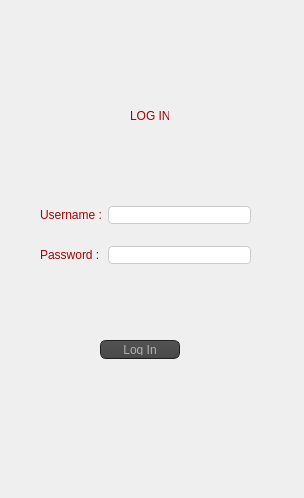
<?xml version="1.0" encoding="UTF-8"?>
<ui version="4.0">
 <class>Login</class>
 <widget class="QDialog" name="Login">
  <property name="geometry">
   <rect>
    <x>0</x>
    <y>0</y>
    <width>304</width>
    <height>498</height>
   </rect>
  </property>
  <property name="windowTitle">
   <string>Dialog</string>
  </property>
  <property name="styleSheet">
   <string notr="true">QTabWidget::pane { /* The tab widget frame */
border-top: 5px solid #535353;
background: #dcdcdc;
}
QTabWidget::tab-bar {
left: 0px; /* move to the right by 5px */
}
/* Style the tab using the tab sub-control. Note that it reads QTabBar _not_ QTabWidget */
QTabBar::tab {
background: #dcdcdc;
border: 2px solid #535353;
border-bottom-color: #535353; /* same as the pane color */
border-top-left-radius: 7px;
border-top-right-radius: 7px;
min-width: 120px;
padding: 8px;
color: #6a1616;
font-size:15px;
font-family:Arial, Helvetica, sans-serif;
}
QTabBar::tab:selected, QTabBar::tab:hover {
background: qlineargradient(x1: 0, y1: 0, x2: 0, y2: 1, stop: 0 #c3a1a1, stop: 0.4 #a57373, stop: 0.5 #874444, stop: 1.0 #6a1616);
}
QTabBar::tab:selected {
border-color: #9B9B9B;
border-bottom-color: #535353; /* same as pane color */
color: #dcdcdc;
font-size:15px;
font-family:Arial, Helvetica, sans-serif;
}
QTabBar::tab:!selected {
margin-top: 2px; /* make non-selected tabs look smaller */
}
QLineEdit {
  border: 1px solid #ccc;
  border-radius: 4px;
}
QGroupBox {
    border: 1px solid gray;
    border-radius: 9px;
    margin-top: 0.5em;
}

QGroupBox::title {
    subcontrol-origin: margin;
    left: 10px;
    padding: 0 3px 0 3px;
}

QComboBox
{
	background : #b1b1b1;
	background-color: QLinearGradient( x1: 0, y1: 0, x2: 0, y2: 1, stop: 0 #565656, stop: 0.1 #525252, stop: 0.5 #4e4e4e, stop: 0.9 #4a4a4a, stop: 1 #464646);
    border-style: solid;
    border: 1px solid #1e1e1e;
    border-radius: 5;
    selection-color : #ffffff;
}

QComboBox:hover,QPushButton:hover
{
    border: 2px solid QLinearGradient( x1: 0, y1: 0, x2: 0, y2: 1, stop: 0 #ffa02f, stop: 1 #d7801a);
}


QComboBox:on
{
    padding-top: 3px;
    padding-left: 4px;
    background-color: QLinearGradient( x1: 0, y1: 0, x2: 0, y2: 1, stop: 0 #2d2d2d, stop: 0.1 #2b2b2b, stop: 0.5 #292929, stop: 0.9 #282828, stop: 1 #252525);
    selection-background-color: #ffaa00;
}

QComboBox QAbstractItemView
{
    border: 2px solid darkgray;
    selection-background-color: QLinearGradient( x1: 0, y1: 0, x2: 0, y2: 1, stop: 0 #ffa02f, stop: 1 #d7801a);
}

QComboBox::drop-down
{
     subcontrol-origin: padding;
     subcontrol-position: top right;
     width: 15px;

     border-left-width: 0px;
     border-left-color: darkgray;
     border-left-style: solid; /* just a single line */
     border-top-right-radius: 3px; /* same radius as the QComboBox */
     border-bottom-right-radius: 3px;
 }

QPushButton
{
    color: #b1b1b1;
    background-color: QLinearGradient( x1: 0, y1: 0, x2: 0, y2: 1, stop: 0 #565656, stop: 0.1 #525252, stop: 0.5 #4e4e4e, stop: 0.9 #4a4a4a, stop: 1 #464646);
    border-width: 1px;
    border-color: #1e1e1e;
    border-style: solid;
    border-radius: 6;
    padding: 3px;
    font-size: 12px;
    padding-left: 5px;
    padding-right: 5px;
}

QPushButton:pressed
{
    background-color: QLinearGradient( x1: 0, y1: 0, x2: 0, y2: 1, stop: 0 #2d2d2d, stop: 0.1 #2b2b2b, stop: 0.5 #292929, stop: 0.9 #282828, stop: 1 #252525);
}

QTableView
{
    alternate-background-color: #1F1F1F;
    background-color: gray;
    gridline-color: gray;
    color: gray;
}
QTableView::item 
{   
    color: white;        
}

QTableView::item:focus
{   
    color: gray;
    background: #0063cd;            
}        
QTableView::item:selected
{   
    color: gray;
    background: white;            
}
QAbstractItemView
{
    background-color: QLinearGradient( x1: 0, y1: 0, x2: 0, y2: 1, stop: 0 #4d4d4d, stop: 0.1 #646464, stop: 1 #5d5d5d);
}
QComboBox QAbstractItemView
{
    border: 2px solid darkgray;
    selection-background-color: QLinearGradient( x1: 0, y1: 0, x2: 0, y2: 1, stop: 0 #ffa02f, stop: 1 #d7801a);
}
QTextEdit
{
    border: 1px solid #ccc;
	border-radius: 4px;
}

QPlainTextEdit
{
    border: 1px solid #ccc;
	border-radius: 4px;
}
QMainWindow::separator
{
    background-color: QLinearGradient(x1:0, y1:0, x2:0, y2:1, stop:0 #161616, stop: 0.5 #151515, stop: 0.6 #212121, stop:1 #343434);
    color: white;
    padding-left: 4px;
    border: 1px solid #4c4c4c;
    spacing: 3px; /* spacing between items in the tool bar */
}

QMainWindow::separator:hover
{

    background-color: QLinearGradient(x1:0, y1:0, x2:0, y2:1, stop:0 #d7801a, stop:0.5 #b56c17 stop:1 #ffa02f);
    color: white;
    padding-left: 4px;
    border: 1px solid #6c6c6c;
    spacing: 3px; /* spacing between items in the tool bar */
}
QRadioButton::indicator:checked, QRadioButton::indicator:unchecked{
    color: #b1b1b1;
    background-color: #323232;
    border: 1px solid #b1b1b1;
    border-radius: 6px;
}

QRadioButton::indicator:checked
{
    background-color: qradialgradient(
        cx: 0.5, cy: 0.5,
        fx: 0.5, fy: 0.5,
        radius: 1.0,
        stop: 0.25 #ffaa00,
        stop: 0.3 #323232
    );
}

QCheckBox::indicator{
    color: #b1b1b1;
    background-color: #323232;
    border: 1px solid #b1b1b1;
    width: 9px;
    height: 9px;
}

QRadioButton::indicator
{
    border-radius: 6px;
}

QRadioButton::indicator:hover, QCheckBox::indicator:hover
{
    border: 1px solid #ffaa00;
}
QRadioButton::indicator:disabled
{
    border: 1px solid #444;
}
QLabel
{
	color : rgb(170, 0, 0);
}</string>
  </property>
  <widget class="QPushButton" name="pushButton">
   <property name="geometry">
    <rect>
     <x>100</x>
     <y>340</y>
     <width>80</width>
     <height>19</height>
    </rect>
   </property>
   <property name="text">
    <string>Log In</string>
   </property>
  </widget>
  <widget class="QLabel" name="label_3">
   <property name="geometry">
    <rect>
     <x>130</x>
     <y>110</y>
     <width>39</width>
     <height>11</height>
    </rect>
   </property>
   <property name="text">
    <string>LOG IN</string>
   </property>
  </widget>
  <widget class="QWidget" name="">
   <property name="geometry">
    <rect>
     <x>40</x>
     <y>190</y>
     <width>211</width>
     <height>91</height>
    </rect>
   </property>
   <layout class="QGridLayout" name="gridLayout">
    <item row="0" column="0">
     <widget class="QLabel" name="label">
      <property name="text">
       <string>Username :</string>
      </property>
     </widget>
    </item>
    <item row="0" column="1">
     <widget class="QLineEdit" name="username"/>
    </item>
    <item row="1" column="0">
     <widget class="QLabel" name="label_2">
      <property name="text">
       <string>Password :</string>
      </property>
     </widget>
    </item>
    <item row="1" column="1">
     <widget class="QLineEdit" name="password"/>
    </item>
   </layout>
  </widget>
 </widget>
 <resources/>
 <connections/>
</ui>
